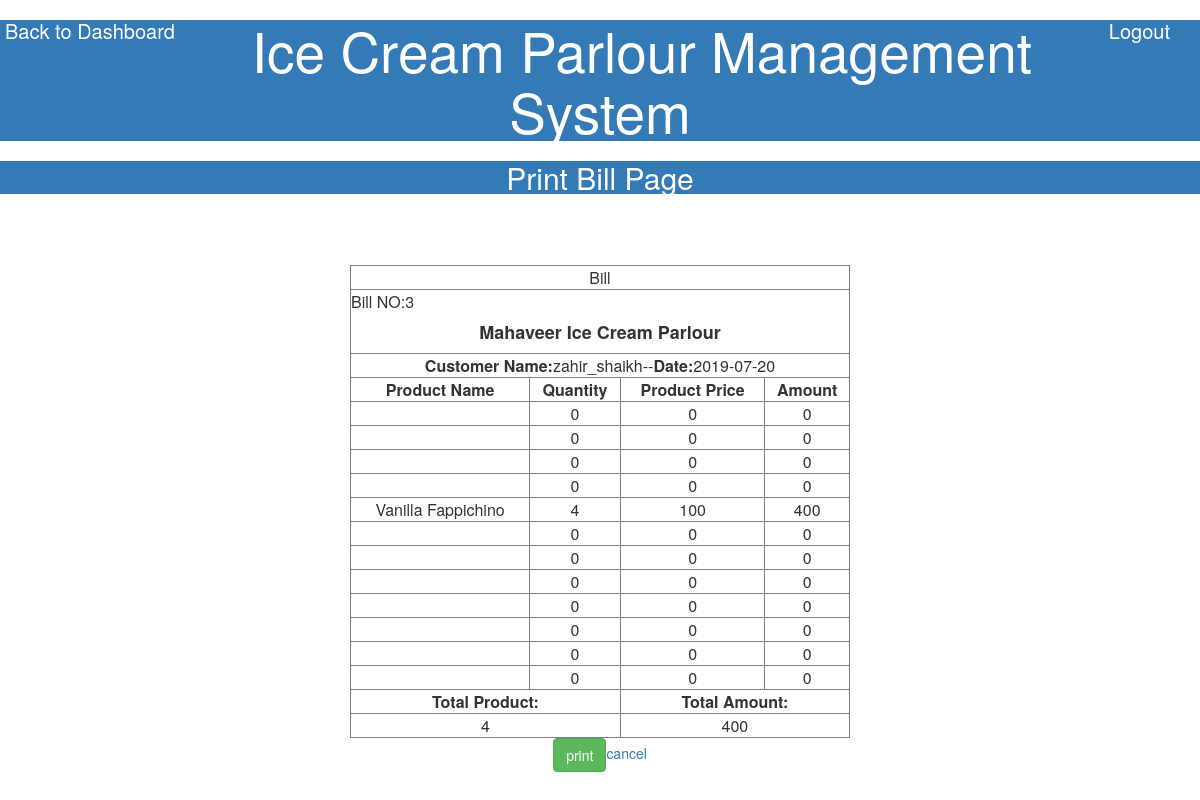
/admin/viewbillinform.php?sid=3 (signed in), run on the app's committed database.
### tables this page shows
CREATE TABLE `billing_table` (
  `cust_id` int(200) NOT NULL,
  `cust_name` varchar(200) NOT NULL,
  `chocolate_with_ice_cream` varchar(200) NOT NULL,
  `quantity_p1` int(200) NOT NULL,
  `amount_p1` float NOT NULL,
  `tamount_p1` float NOT NULL,
  `oreo_with_ice_cream` varchar(200) NOT NULL,
  `quantity_p2` int(200) NOT NULL,
  `amount_p2` float NOT NULL,
  `tamount_p2` float NOT NULL,
  `chocolate_nuts_with_ice` varchar(200) NOT NULL,
  `quantity_p3` int(200) NOT NULL,
  `amount_p3` float NOT NULL,
  `tamount_p3` float NOT NULL,
  `chocolate_fappichino` varchar(200) NOT NULL,
  `quantity_p4` int(200) NOT NULL,
  `amount_p4` float NOT NULL,
  `tamount_p4` float NOT NULL,
  `vanilla_fappichino` varchar(200) NOT NULL,
  `quantity_p5` int(200) NOT NULL,
  `amount_p5` float NOT NULL,
  `tamount_p5` float NOT NULL,
  `caramal_moca` varchar(200) NOT NULL,
  `quantity_p6` int(200) NOT NULL,
  `amount_p6` float NOT NULL,
  `tamount_p6` float NOT NULL,
  `pineapple_ice_cream` varchar(200) NOT NULL,
  `quantity_p7` int(200) NOT NULL,
  `amount_p7` float NOT NULL,
  `tamount_p7` float NOT NULL,
  `caramal_crunch_ice_cream` varchar(200) NOT NULL,
  `quantity_p8` int(200) NOT NULL,
  `amount_p8` float NOT NULL,
  `tamount_p8` float NOT NULL,
  `vanilla_ice_cream` varchar(200) NOT NULL,
  `quantity_p9` int(200) NOT NULL,
  `amount_p9` float NOT NULL,
  `tamount_p9` float NOT NULL,
  `mango_ice_cream` varchar(200) NOT NULL,
  `quantity_p10` int(200) NOT NULL,
  `amount_p10` float NOT NULL,
  `tamount_p10` int(11) NOT NULL,
  `chocolate_ice_cream` varchar(200) NOT NULL,
  `quantity_p11` int(200) NOT NULL,
  `amount_p11` float NOT NULL,
  `tamount_p11` float NOT NULL,
  `strawberry_ice_cream` varchar(200) NOT NULL,
  `quantity_p12` int(200) NOT NULL,
  `amount_p12` float NOT NULL,
  `tamount_p12` float NOT NULL,
  `total_product` int(200) NOT NULL,
  `final_amount` float NOT NULL,
  `date` date NOT NULL
);

### admin/viewbillinform.php (the view, shortened to what this page needs)
<?php
include('dbcon.php');
$sid=$_GET['sid'];
$sql="select * from billing_table where cust_id='$sid'";
$run=mysqli_query($con,$sql);
$data=mysqli_fetch_assoc($run);
?>
<html>
<head>
  <link rel="stylesheet" href="https://maxcdn.bootstrapcdn.com/bootstrap/3.4.0/css/bootstrap.min.css">
<link rel="stylesheet" href="" type="text/css">
</head>
<body>
<form action="viewbillinform.php" method="post">
<div>
<h4><a href="admindashboard.php" style="float:left;margin-left:5px;color:#fff;font-size:20px;">Back to Dashboard</a></h4>
<h4><a href="logout.php" style="float:right;margin-right:30px;color:#fff;font-size:20px;">Logout</a></h4>
<h1 class="bg-primary text-center font-weight-bold" style="font-size:55px;">Ice Cream Parlour Management System</h1>
<h1 class="bg-primary text-center font-weight-bold" style="font-size:30px;">Print Bill Page</h1>
</div>
</form>
<div class="container">
<table border="1" align="center" style="width:500px;margin-top:5%" id="table">
<tr>
<td colspan="5"><center>Bill</center></td>
</tr>
<tr>
<td colspan="5">Bill NO:<?php echo $data['cust_id'];?><center><h4> <b>Mahaveer Ice Cream Parlour</b></h4></center></td>
</tr>
<tr>
<td class="text-center" colspan="4"><center><b>Customer Name:</b><?php echo $data['cust_name'];?>--<b>Date:</b><?php echo $data['date']; ?></center></td>
</tr>
<tr>
<th><center>Product Name</center></th>
<th><center>Quantity<center></th>
<th><center>Product Price</center></th>
<th><center>Amount</center></th>
</tr>
<tr>
<td class="text-center"><center><?php echo $data['chocolate_with_ice_cream'];?></center></td>
<td class="text-center"><center><?php echo $data['quantity_p1'];?></center></td>
<td class="text-center"><center><?php echo $data['amount_p1'];?></center></td>
<td class="text-center"><center><?php echo $data['tamount_p1'];?></center></td>
</tr>
<tr>
<td class="text-center"><center><?php echo $data['oreo_with_ice_cream'];?></center></td>
<td class="text-center"><center><?php echo $data['quantity_p2'];?></center></td>
<td class="text-center"><center><?php echo $data['amount_p2'];?></center></td>
<td class="text-center"><center><?php echo $data['tamount_p2'];?></center></td>
</tr>
<tr>
<td class="text-center"><center><?php echo $data['chocolate_nuts_with_ice'];?></center></td>
<td class="text-center"><center><?php echo $data['quantity_p3'];?></center></td>
<td class="text-center"><center><?php echo $data['amount_p3'];?></center></td>
<td class="text-center"><center><?php echo $data['tamount_p3'];?></center></td>
</tr>
<tr>
<td class="text-center"><center><?php echo $data['chocolate_fappichino'];?></center></td>
<td class="text-center"><center><?php echo $data['quantity_p4'];?></center></td>
<td class="text-center"><center><?php echo $data['amount_p4'];?></center></td>
<td class="text-center"><center><?php echo $data['tamount_p4'];?></center></td>
</tr>
<tr>
<td class="text-center"><center><?php echo $data['vanilla_fappichino'];?></center></td>
<td class="text-center"><center><?php echo $data['quantity_p5'];?></center></td>
<td class="text-center"><center><?php echo $data['amount_p5'];?></center></td>
<td class="text-center"><center><?php echo $data['tamount_p5'];?></center></td>
</tr>
<tr>
<td class="text-center"><center><?php echo $data['caramal_moca'];?></center></td>
<td class="text-center"><center><?php echo $data['quantity_p6'];?></center></td>
<td class="text-center"><center><?php echo $data['amount_p6'];?></center></td>
<td class="text-center"><center><?php echo $data['tamount_p6'];?></center></td>
</tr>
<tr>
<td class="text-center"><center><?php echo $data['pineapple_ice_cream'];?></center></td>
<td class="text-center"><center><?php echo $data['quantity_p7'];?></center></td>
<td class="text-center"><center><?php echo $data['amount_p7'];?></center></td>
<td class="text-center"><center><?php echo $data['tamount_p7'];?></center></td>
</tr>
<tr>
<td class="text-center"><center><?php echo $data['caramal_crunch_ice_cream'];?></center></td>
<td class="text-center"><center><?php echo $data['quantity_p8'];?></center></td>
<td class="text-center"><center><?php echo $data['amount_p8'];?></center></td>
<td class="text-center"><center><?php echo $data['tamount_p8'];?></center></td>
</tr>
<tr>
<td class="text-center"><center><?php echo $data['vanilla_ice_cream'];?></center></td>
<td class="text-center"><center><?php echo $data['quantity_p9'];?></center></td>
<td class="text-center"><center><?php echo $data['amount_p9'];?></center></td>
<td class="text-center"><center><?php echo $data['tamount_p9'];?></center></td>
</tr>
<tr>
<td class="text-center"><center><?php echo $data['mango_ice_cream'];?></center></td>
<td class="text-center"><center><?php echo $data['quantity_p10'];?></center></td>
<td class="text-center"><center><?php echo $data['amount_p10'];?></center></td>
<td class="text-center"><center><?php echo $data['tamount_p10'];?></center></td>
</tr>
<tr>
<td class="text-center"><center><?php echo $data['chocolate_ice_cream'];?></center></td>
<td class="text-center"><center><?php echo $data['quantity_p11'];?></center></td>
<td class="text-center"><center><?php echo $data['amount_p11'];?></center></td>
<td class="text-center"><center><?php echo $data['tamount_p11'];?></center></td>
</tr>
<tr>
<td class="text-center"><center><?php echo $data['strawberry_ice_cream'];?></center></td>
<td class="text-center"><center><?php echo $data['quantity_p12'];?></center></td>
<td class="text-center"><center><?php echo $data['amount_p12'];?></center></td>
<td class="text-center"><center><?php echo $data['tamount_p12'];?></center></td>
</tr>
<tr>
<th colspan="2"><center>Total Product:</center></th>
<th colspan="2"><center>Total Amount:</center></th>
</tr>
<tr>
<td colspan="2" class="text-center"><center><?php echo $data['total_product'];?></center></td>
<td colspan="2" class="text-center"><center><?php echo $data['final_amount'];?></center></td>
</tr>
</table>
<center><p><button id="btn1" class="btn btn-success">print</button><a href="viewbill.php">cancel</a></p></center>
</div>
</body>
</html>

### data on the page
billing_table: cust_id "3", cust_name "zahir_shaikh", date "2019-07-20", quantity_p1 "0", amount_p1 "0", tamount_p1 "0", quantity_p2 "0", amount_p2 "0", tamount_p2 "0", quantity_p3 "0", amount_p3 "0", tamount_p3 "0", quantity_p4 "0", amount_p4 "0", tamount_p4 "0", vanilla_fappichino "Vanilla Fappichino", quantity_p5 "4", amount_p5 "100", tamount_p5 "400", quantity_p6 "0", amount_p6 "0", tamount_p6 "0", quantity_p7 "0", amount_p7 "0", tamount_p7 "0", quantity_p8 "0", amount_p8 "0", tamount_p8 "0", quantity_p9 "0", amount_p9 "0", tamount_p9 "0", quantity_p10 "0", amount_p10 "0", tamount_p10 "0", quantity_p11 "0", amount_p11 "0", tamount_p11 "0", quantity_p12 "0", amount_p12 "0", tamount_p12 "0", total_product "4", final_amount "400"
